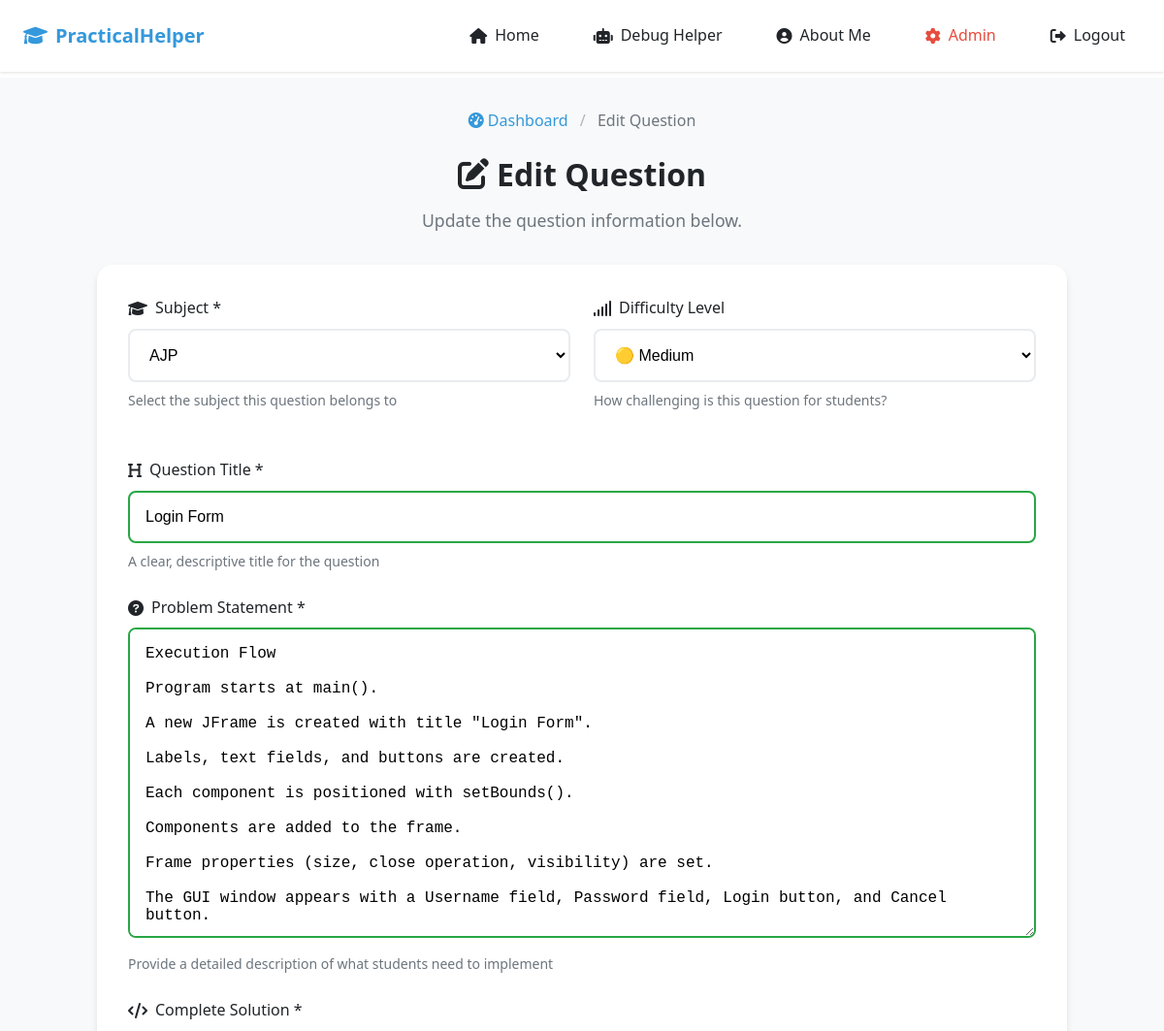
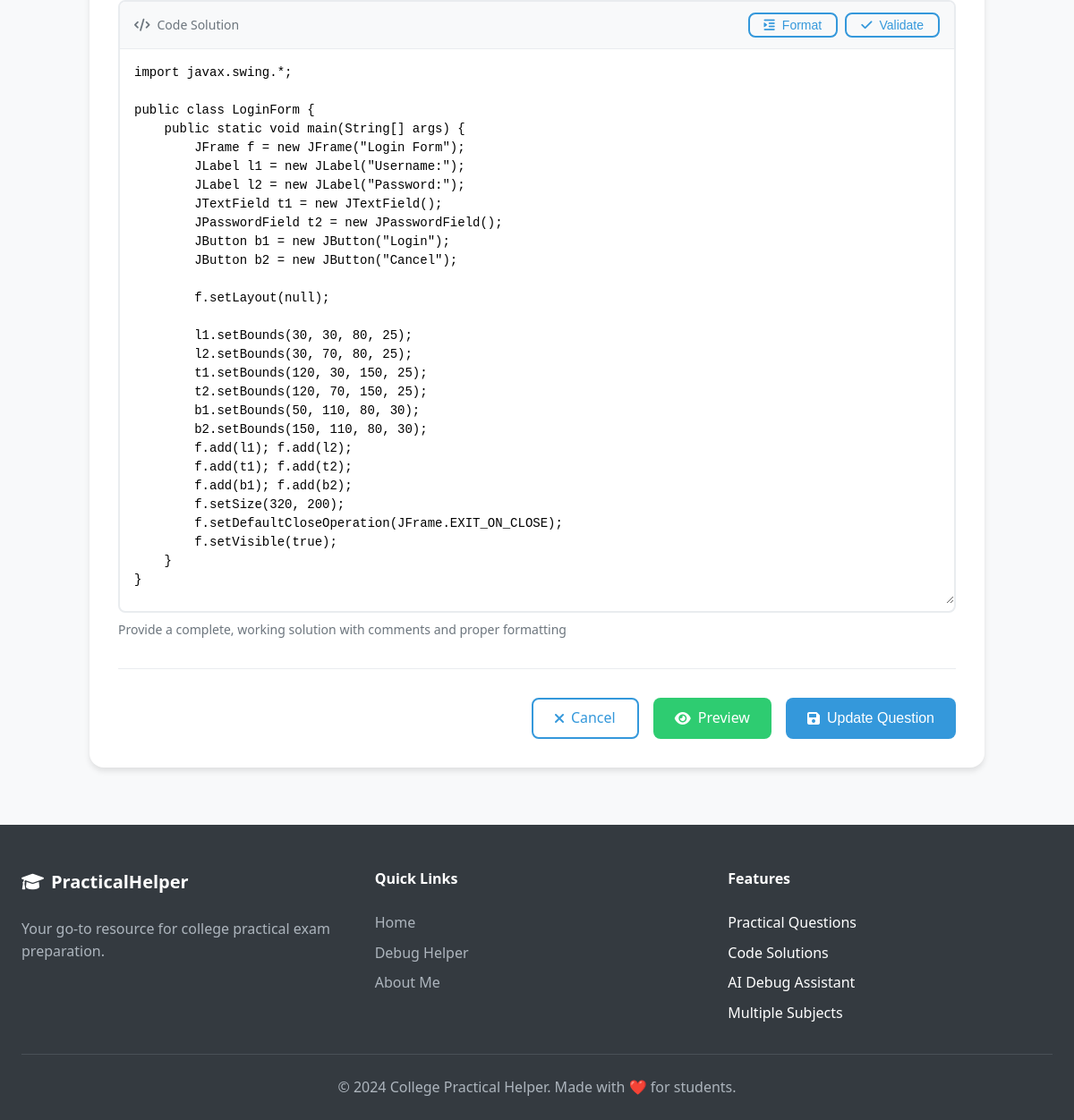
Page /admin/questions/edit/1 (signed in) on the committed database (2 pictures, top to bottom).
### tables this page shows
CREATE TABLE questions (
                id INTEGER PRIMARY KEY AUTOINCREMENT,
                subject_id INTEGER NOT NULL,
                title TEXT NOT NULL,
                question_text TEXT NOT NULL,
                code_answer TEXT NOT NULL,
                difficulty TEXT DEFAULT 'Medium',
                created_at TIMESTAMP DEFAULT CURRENT_TIMESTAMP,
                FOREIGN KEY (subject_id) REFERENCES subjects (id) ON DELETE CASCADE
            );

CREATE TABLE subjects (
                id INTEGER PRIMARY KEY AUTOINCREMENT,
                name TEXT NOT NULL UNIQUE,
                description TEXT,
                color TEXT DEFAULT '#3498db',
                created_at TIMESTAMP DEFAULT CURRENT_TIMESTAMP
            );

### app.py (the view, shortened to what this page needs)
@app.route('/admin/questions/edit/<int:question_id>', methods=['GET', 'POST'])
def admin_edit_question(question_id):
    if 'admin_logged_in' not in session:
        return redirect(url_for('admin_login'))
    conn = get_db_connection()
    question = conn.execute('SELECT * FROM questions WHERE id = ?', (question_id,)).fetchone()
    subjects = conn.execute('SELECT * FROM subjects ORDER BY name').fetchall()
    if not question:
        flash('Question not found!', 'error')
        return redirect(url_for('admin_dashboard'))
    conn.close()
    return render_template('admin_edit_question.html', question=question, subjects=subjects)

### app.py (called while the page is built)
def get_db_connection():
    conn = sqlite3.connect(DATABASE)
    conn.row_factory = sqlite3.Row
    return conn

### templates/admin_edit_question.html (shortened to what this page needs)
{% extends "admin_add_question.html" %}
{% block content %}
<section class="form-section">
    <div class="container">
        <div class="form-container">
            <div class="form-header">
                <div class="breadcrumb">
                    <a href="{{ url_for('admin_dashboard') }}">
                        <i class="fas fa-tachometer-alt"></i> Dashboard
                    </a>
                    <span class="breadcrumb-separator">/</span>
                    <span>Edit Question</span>
                </div>
                <h1>
                    <i class="fas fa-edit"></i>
                    Edit Question
                </h1>
                <p>Update the question information below.</p>
            </div>
            <div class="form-card">
                <form method="POST" class="admin-form">
                    <div class="form-row">
                        <div class="form-group">
                            <label for="subject_id">
                                <i class="fas fa-graduation-cap"></i>
                                Subject *
                            </label>
                            <select id="subject_id" name="subject_id" class="form-select" required>
                                {% for subject in subjects %}
                                    <option value="{{ subject.id }}"
                                            {% if subject.id == question.subject_id %}selected{% endif %}>
                                        {{ subject.name }}
                                    </option>
                                {% endfor %}
                            </select>
                            <small class="form-help">Select the subject this question belongs to</small>
                        </div>
                        <div class="form-group">
                            <label for="difficulty">
                                <i class="fas fa-signal"></i>
                                Difficulty Level
                            </label>
                            <select id="difficulty" name="difficulty" class="form-select">
                                <option value="Medium" {% if question.difficulty == 'Medium' %}selected{% endif %}>🟡 Medium</option>
                            </select>
                            <small class="form-help">How challenging is this question for students?</small>
                        </div>
                    </div>
                    <div class="form-group">
                        <label for="title">
                            <i class="fas fa-heading"></i>
                            Question Title *
                        </label>
                        <input
                            type="text"
                            id="title"
                            name="title"
                            class="form-input"
                            required
                            value="{{ question.title }}"
                            placeholder="e.g., Write a Java program to implement Stack using Arrays"
                            autocomplete="off"
                        >
                        <small class="form-help">A clear, descriptive title for the question</small>
                    </div>
                    <div class="form-group">
                        <label for="question_text">
                            <i class="fas fa-question-circle"></i>
                            Problem Statement *
                        </label>
                        <textarea
                            id="question_text"
                            name="question_text"
                            class="form-input"
                            rows="6"
                            required
                            placeholder="Describe the problem in detail..."
                        >{{ question.question_text }}</textarea>
                        <small class="form-help">Provide a detailed description of what students need to implement</small>
                    </div>
                    <div class="form-group">
                        <label for="code_answer">
                            <i class="fas fa-code"></i>
                            Complete Solution *
                        </label>
                        <div class="code-input-container">
                            <div class="code-toolbar">
                                <div class="language-indicator">
                                    <i class="fas fa-code"></i>
                                    <span>Code Solution</span>
                                </div>
                                <div class="code-actions">
                                    <button type="button" class="btn btn-sm btn-outline" onclick="formatCode()">
                                        <i class="fas fa-indent"></i> Format
                                    </button>
                                    <button type="button" class="btn btn-sm btn-outline" onclick="validateCode()">
                                        <i class="fas fa-check"></i> Validate
                                    </button>
                                </div>
                            </div>
                            <textarea
                                id="code_answer"
                                name="code_answer"
                                class="code-textarea"
                                rows="20"
                                required
                                placeholder="Enter your complete solution here..."
                            >{{ question.code_answer }}</textarea>
                        </div>
                        <small class="form-help">Provide a complete, working solution with comments and proper formatting</small>
                    </div>
                    <div class="form-actions">
                        <a href="{{ url_for('admin_dashboard') }}" class="btn btn-outline">
                            <i class="fas fa-times"></i>
                            Cancel
                        </a>
                        <a href="{{ url_for('question_detail', question_id=question.id) }}" class="btn btn-secondary">
                            <i class="fas fa-eye"></i>
                            Preview
                        </a>
                        <button type="submit" class="btn btn-primary">
                            <i class="fas fa-save"></i>
                            Update Question
                        </button>
                    </div>
                </form>
            </div>
        </div>
    </div>
</section>
{% endblock %}

### static/css/style.css (style rules this page uses)
:root { --primary-color: #3498db; --secondary-color: #2ecc71; --accent-color: #e74c3c; --warning-color: #f39c12; --success-color: #27ae60; --danger-color: #e74c3c; --info-color: #17a2b8; --bg-primary: #ffffff; --bg-secondary: #f8f9fa; --bg-dark: #343a40; --bg-light: #f8f9fa; --text-primary: #212529; --text-secondary: #6c757d; --text-light: #ffffff; --text-muted: #8e8e8e; --gradient-primary: linear-gradient(135deg, #667eea 0%, #764ba2 100%); --gradient-secondary: linear-gradient(135deg, #f093fb 0%, #f5576c 100%); --gradient-success: linear-gradient(135deg, #4facfe 0%, #00f2fe 100%); --gradient-warning: linear-gradient(135deg, #ff9a9e 0%, #fecfef 100%); --spacing-xs: 0.25rem; --spacing-sm: 0.5rem; --spacing-md: 1rem; --spacing-lg: 1.5rem; --spacing-xl: 2rem; --spacing-xxl: 3rem; --radius-sm: 0.25rem; --radius-md: 0.5rem; --radius-lg: 1rem; --radius-xl: 1.5rem; --shadow-sm: 0 1px 3px rgba(0, 0, 0, 0.12); --shadow-md: 0 4px 6px rgba(0, 0, 0, 0.1); --shadow-lg: 0 10px 25px rgba(0, 0, 0, 0.1); --shadow-xl: 0 20px 40px rgba(0, 0, 0, 0.1); --transition-fast: 0.15s ease-in-out; --transition-normal: 0.3s ease-in-out; --transition-slow: 0.5s ease-in-out; --font-family: 'Segoe UI', Tahoma, Geneva, Verdana, sans-serif; --font-size-xs: 0.75rem; --font-size-sm: 0.875rem; --font-size-base: 1rem; --font-size-lg: 1.125rem; --font-size-xl: 1.25rem; --font-size-xxl: 1.5rem; --font-size-3xl: 2rem; --font-size-4xl: 2.5rem; }
* { margin: 0; padding: 0; box-sizing: border-box; }
html { scroll-behavior: smooth; }
body { font-family: var(--font-family); font-size: var(--font-size-base); line-height: 1.6; color: var(--text-primary); background-color: var(--bg-primary); overflow-x: hidden; }
.container { max-width: 1200px; margin: 0 auto; padding: 0 var(--spacing-lg); }
.btn { display: inline-flex; align-items: center; gap: var(--spacing-sm); padding: var(--spacing-sm) var(--spacing-lg); border: none; border-radius: var(--radius-md); text-decoration: none; font-weight: 500; cursor: pointer; transition: var(--transition-fast); text-align: center; font-size: var(--font-size-base); }
.btn-primary { background-color: var(--primary-color); color: white; }
.btn-secondary { background-color: var(--secondary-color); color: white; }
.btn-outline { background-color: transparent; color: var(--primary-color); border: 2px solid var(--primary-color); }
.btn-sm { padding: var(--spacing-xs) var(--spacing-md); font-size: var(--font-size-sm); }
.form-input, .form-select { width: 100%; padding: var(--spacing-md); border: 2px solid #e9ecef; border-radius: var(--radius-md); font-size: var(--font-size-base); transition: var(--transition-fast); background-color: white; }
.form-group { margin-bottom: var(--spacing-lg); }
.form-group label { display: flex; align-items: center; gap: var(--spacing-sm); margin-bottom: var(--spacing-sm); font-weight: 500; color: var(--text-primary); }
textarea.form-input { resize: vertical; min-height: 120px; }
.code-textarea, .error-textarea { width: 100%; min-height: 150px; padding: var(--spacing-lg); border: 2px solid #e9ecef; border-radius: var(--radius-lg); font-family: 'Consolas', 'Monaco', 'Courier New', monospace; font-size: var(--font-size-sm); line-height: 1.5; resize: vertical; transition: var(--transition-fast); background: #f8f9fa; }

### rows in the picture
questions: subject_id "AJP", difficulty "🟡 Medium", title "Login Form", question_text "Execution Flow Program starts at main(). A new JFrame is created with title \"Login Form\". Labels, text fields, and buttons are created. Each component is positioned with setBounds(). Components are added to the frame. Frame properties (size, close operation, visibility) are set. The GUI window appears with a Username field, Password field, Login button, and Cancel button.", code_answer "import javax.swing.*; public class LoginForm { public static void main(String[] args) { JFrame f = new JFrame(\"Login Form\"); JLabel l1 = new JLabel(\"Username:\"); JLabel l2 = new JLabel(\"Password:\"); JTextField t1 = new JTextField(); JPasswordField t2 = new JPasswordField(); JButton b1 = new JButton(\"Login\"); JButton b2 = new JButton(\"Cancel\"); f.setLayout(null); l1.setBounds(30, 30, 80, 25); l2.setBounds(30, 70, 80, 25); t1.setBounds(120, 30, 150, 25); t2.setBounds(120, 70, 150, 25); b1.setBounds(50, 110, 80, 30); b2.setBounds(150, 110, 80, 30); f.add(l1); f.add(l2); f.add(t1); f.add(t2); f.add(b1); f.add(b2); f.setSize(320, 200); f.setDefaultCloseOperation(JFrame.EXIT_ON_CLOSE);…"
